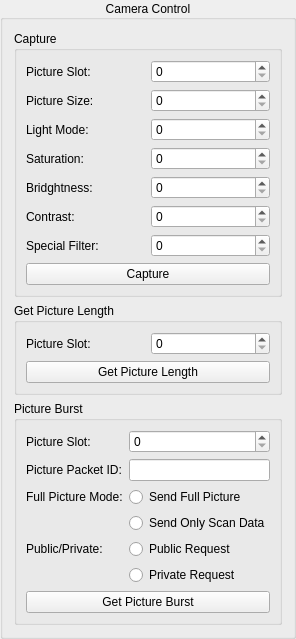
             <widget class="QGroupBox" name="cameraControlGroupBox">
              <property name="title">
               <string>Camera Control</string>
              </property>
              <property name="alignment">
               <set>Qt::AlignCenter</set>
              </property>
              <property name="flat">
               <bool>false</bool>
              </property>
              <layout class="QGridLayout" name="gridLayout_7">
               <item row="2" column="0" colspan="2">
                <widget class="QGroupBox" name="groupBox_34">
                 <property name="title">
                  <string>Get Picture Length</string>
                 </property>
                 <property name="flat">
                  <bool>true</bool>
                 </property>
                 <layout class="QGridLayout" name="gridLayout_55">
                  <item row="0" column="1">
                   <widget class="QSpinBox" name="CameraControl_GetPictureLength_PictureSlot_SpinBox"/>
                  </item>
                  <item row="0" column="0">
                   <widget class="QLabel" name="label_38">
                    <property name="text">
                     <string>Picture Slot:</string>
                    </property>
                   </widget>
                  </item>
                  <item row="2" column="0" colspan="2">
                   <widget class="QPushButton" name="CameraControl_GetPictureLength_GetPictureLength_Button">
                    <property name="text">
                     <string>Get Picture Length</string>
                    </property>
                   </widget>
                  </item>
                 </layout>
                </widget>
               </item>
               <item row="0" column="0" colspan="2">
                <widget class="QGroupBox" name="groupBox_37">
                 <property name="title">
                  <string>Capture</string>
                 </property>
                 <property name="flat">
                  <bool>true</bool>
                 </property>
                 <layout class="QGridLayout" name="gridLayout_58">
                  <item row="18" column="1">
                   <widget class="QSpinBox" name="CameraControl_SpecialFilter_SpinBox"/>
                  </item>
                  <item row="5" column="0">
                   <widget class="QLabel" name="label_45">
                    <property name="text">
                     <string>Contrast:</string>
                    </property>
                   </widget>
                  </item>
                  <item row="18" column="0">
                   <widget class="QLabel" name="label_47">
                    <property name="text">
                     <string>Special Filter:</string>
                    </property>
                   </widget>
                  </item>
                  <item row="1" column="0">
                   <widget class="QLabel" name="label_46">
                    <property name="text">
                     <string>Picture Size:</string>
                    </property>
                   </widget>
                  </item>
                  <item row="19" column="0" colspan="2">
                   <widget class="QPushButton" name="CameraControl_Capture_Button">
                    <property name="text">
                     <string>Capture</string>
                    </property>
                   </widget>
                  </item>
                  <item row="0" column="1">
                   <widget class="QSpinBox" name="CameraControl_PictureSlot_SpinBox"/>
                  </item>
                  <item row="3" column="0">
                   <widget class="QLabel" name="label_43">
                    <property name="text">
                     <string>Saturation:</string>
                    </property>
                   </widget>
                  </item>
                  <item row="0" column="0">
                   <widget class="QLabel" name="label_39">
                    <property name="text">
                     <string>Picture Slot:</string>
                    </property>
                   </widget>
                  </item>
                  <item row="2" column="1">
                   <widget class="QSpinBox" name="CameraControl_LightMode_SpinBox"/>
                  </item>
                  <item row="3" column="1">
                   <widget class="QSpinBox" name="CameraControl_Saturation_SpinBox"/>
                  </item>
                  <item row="1" column="1">
                   <widget class="QSpinBox" name="CameraControl_PictureSisze_SpinBox"/>
                  </item>
                  <item row="5" column="1">
                   <widget class="QSpinBox" name="CameraControl_Contrast_SpinBox"/>
                  </item>
                  <item row="2" column="0">
                   <widget class="QLabel" name="label_42">
                    <property name="text">
                     <string>Light Mode:</string>
                    </property>
                   </widget>
                  </item>
                  <item row="4" column="0">
                   <widget class="QLabel" name="label_44">
                    <property name="text">
                     <string>Bridghtness:</string>
                    </property>
                   </widget>
                  </item>
                  <item row="4" column="1">
                   <widget class="QSpinBox" name="CameraControl_Brightness_SpinBox"/>
                  </item>
                 </layout>
                </widget>
               </item>
               <item row="4" column="0" colspan="2">
                <widget class="QGroupBox" name="groupBox_31">
                 <property name="title">
                  <string>Picture Burst</string>
                 </property>
                 <property name="flat">
                  <bool>true</bool>
                 </property>
                 <layout class="QGridLayout" name="gridLayout_52">
                  <item row="4" column="0">
                   <widget class="QLabel" name="label_51">
                    <property name="text">
                     <string>Public/Private:</string>
                    </property>
                   </widget>
                  </item>
                  <item row="1" column="0">
                   <widget class="QLabel" name="label_40">
                    <property name="text">
                     <string>Picture Packet ID:</string>
                    </property>
                   </widget>
                  </item>
                  <item row="3" column="1">
                   <widget class="QRadioButton" name="CameraControl_PictureBurst_FullPictureModeOnlyScanData_RadioButton">
                    <property name="text">
                     <string>Send Only Scan Data</string>
                    </property>
                    <attribute name="buttonGroup">
                     <string notr="true">sendFullPictureButtonGroup</string>
                    </attribute>
                   </widget>
                  </item>
                  <item row="8" column="0" colspan="2">
                   <widget class="QPushButton" name="CameraControl_PictureBurst_GetPictureBurst_Button">
                    <property name="text">
                     <string>Get Picture Burst</string>
                    </property>
                   </widget>
                  </item>
                  <item row="4" column="1">
                   <widget class="QRadioButton" name="CameraControl_PictureBurst_PublicPrivate_Public_RadioButton">
                    <property name="text">
                     <string>Public Request</string>
                    </property>
                    <attribute name="buttonGroup">
                     <string notr="true">publicPrivateRequestButtonGroup</string>
                    </attribute>
                   </widget>
                  </item>
                  <item row="0" column="0">
                   <widget class="QLabel" name="label_37">
                    <property name="text">
                     <string>Picture Slot:</string>
                    </property>
                   </widget>
                  </item>
                  <item row="2" column="1">
                   <widget class="QRadioButton" name="CameraControl_PictureBurst_FullPictureModeFullPicture_RadioButton">
                    <property name="text">
                     <string>Send Full Picture</string>
                    </property>
                    <attribute name="buttonGroup">
                     <string notr="true">sendFullPictureButtonGroup</string>
                    </attribute>
                   </widget>
                  </item>
                  <item row="2" column="0">
                   <widget class="QLabel" name="label_41">
                    <property name="text">
                     <string>Full Picture Mode:</string>
                    </property>
                   </widget>
                  </item>
                  <item row="0" column="1">
                   <widget class="QSpinBox" name="CameraControl_PictureBurst_PictureSlot_SpinBox"/>
                  </item>
                  <item row="1" column="1">
                   <widget class="QLineEdit" name="CameraControl_PictureBurst_PicturePacketID_LineEdit"/>
                  </item>
                  <item row="5" column="1">
                   <widget class="QRadioButton" name="CameraControl_PictureBurst_PublicPrivate_Private_RadioButton">
                    <property name="text">
                     <string>Private Request</string>
                    </property>
                    <attribute name="buttonGroup">
                     <string notr="true">publicPrivateRequestButtonGroup</string>
                    </attribute>
                   </widget>
                  </item>
                 </layout>
                </widget>
               </item>
              </layout>
             </widget>
